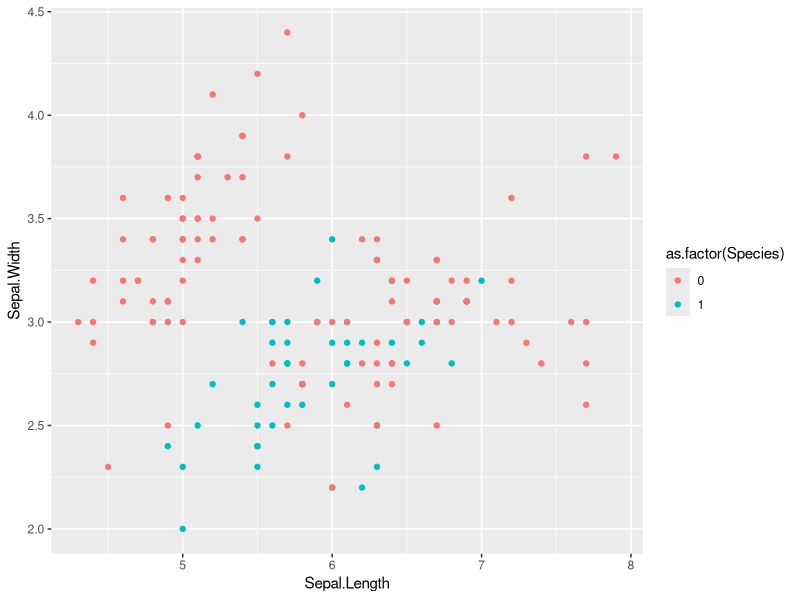

Here is the R script that generated this plot: (Note: a time limit stopped this script after it produced the figure.)
library(tidyverse)
library(caret)

data("iris")
dataset <- iris %>% select(Sepal.Length, Sepal.Width, Species) %>% mutate(Species = ifelse(Species == 'versicolor', 1, 0))
ggplot(dataset, aes(x=Sepal.Length, y=Sepal.Width, col=as.factor(Species))) + geom_point()
train_idx <- sample(nrow(dataset), 0.8*nrow(dataset))
train <- dataset[train_idx,]
test <- dataset[-train_idx,]

X_train <- scale(train[, c(1:2)])
y_train <- train$Species
dim(y_train) <- c(length(y_train), 1) # add extra dimension to vector
X_test <- scale(test[, c(1:2)])
y_test <- test$Species
dim(y_test) <- c(length(y_test), 1) # add extra dimension to vector
X_train <- as.matrix(X_train, byrow=TRUE)
X_train <- t(X_train)
y_train <- as.matrix(y_train, byrow=TRUE)
y_train <- t(y_train)
X_test <- as.matrix(X_test, byrow=TRUE)
X_test <- t(X_test)
y_test <- as.matrix(y_test, byrow=TRUE)
y_test <- t(y_test)

getLayerSize <- function(X, y, hidden_n) {
  size <- list("n_x" = dim(X)[1],
               "n_h" = hidden_n,
               "n_y" = dim(y)[1])
  return (size)
}

layer_size <- getLayerSize(X_train, y_train, 4)

initializeParameters <- function(X, list_layer_size){
  m <- dim(data.matrix(X))[2]
  n_x <- list_layer_size$n_x
  n_h <- list_layer_size$n_h
  n_y <- list_layer_size$n_y
  W1 <- matrix(runif(n_h * n_x), nrow = n_h, ncol = n_x, byrow = TRUE) * 0.01
  b1 <- matrix(rep(0, n_h), nrow = n_h)
  W2 <- matrix(runif(n_y * n_h), nrow = n_y, ncol = n_h, byrow = TRUE) * 0.01
  b2 <- matrix(rep(0, n_y), nrow = n_y)
  params <- list("W1" = W1,
                 "b1" = b1,
                 "W2" = W2,
                 "b2" = b2)
  return (params)
}

init_params <- initializeParameters(X_train, layer_size)
lapply(init_params, function(x) dim(x))

sigmoid <- function(x) {
  return (1 / (1 + exp(-x)))
}

forwardPropagation <- function(X, params, list_layer_size){
  m <- dim(X)[2]
  n_h <- list_layer_size$n_h
  n_y <- list_layer_size$n_y
  W1 <- params$W1
  b1 <- params$b1
  W2 <- params$W2
  b2 <- params$b2
  b1_new <- matrix(rep(b1, m), nrow = n_h)
  b2_new <- matrix(rep(b2, m), nrow = n_y)
  Z1 <- W1 %*% X + b1_new
  A1 <- sigmoid(Z1)
  Z2 <- W2 %*% A1 + b2_new
  A2 <- sigmoid(Z2)
  cache <- list("Z1" = Z1,
                "A1" = A1,
                "Z2" = Z2,
                "A2" = A2)
  return (cache)
}

fwd_prop <- forwardPropagation(X_train, init_params, layer_size)
lapply(fwd_prop, function(x) dim(x))
  
computeCost <- function(X, y, cache) {
  m <- dim(X)[2]
  A2 <- cache$A2
  logprobs <- (log(A2) * y) + (log(1-A2) * (1-y))
  cost <- -sum(logprobs/m)
  return (cost)
}
cost <- computeCost(X_train, y_train, fwd_prop)
cost

backwardPropagation <- function(X, y, cache, params, list_layer_size){
  m <- dim(X)[2]
  n_x <- list_layer_size$n_x
  n_h <- list_layer_size$n_h
  n_y <- list_layer_size$n_y
  A2 <- cache$A2
  A1 <- cache$A1
  W2 <- params$W2
  dZ2 <- A2 - y
  dW2 <- 1/m * (dZ2 %*% t(A1))
  db2 <- matrix(1/m * sum(dZ2), nrow = n_y)
  db2_new <- matrix(rep(db2, m), nrow = n_y)
  dZ1 <- (t(W2) %*% dZ2) * (1 - A1^2)
  dW1 <- 1/m * (dZ1 %*% t(X))
  db1 <- matrix(1/m * sum(dZ1), nrow = n_h)
  db1_new <- matrix(rep(db1, m), nrow = n_h)
  grads <- list("dW1" = dW1,
                "db1" = db1,
                "dW2" = dW2,
                "db2" = db2)
  return(grads)
}

back_prop<-backwardPropagation(X_train,y_train,fwd_prop,init_params,layer_size)
lapply(back_prop, function(x) dim(x))

updateParameters <- function (grads, params, learning_rate){
  W1 <- params$W1
  b1 <- params$b1
  W2 <- params$W2
  b2 <- params$b2
  dW1 <- grads$dW1
  db1 <- grads$db1
  dW2 <- grads$dW2
  db2 <- grads$db2
  W1 <- W1 - learning_rate * dW1
  b1 <- b1 - learning_rate * db1
  W2 <- W2 - learning_rate * dW2
  b2 <- b2 - learning_rate * db2
  updated_params <- list("W1" = W1,
                         "b1" = b1,
                         "W2" = W2,
                         "b2" = b2)
  return (updated_params)
}

update_params <- updateParameters(back_prop, init_params, learning_rate = 0.01)
lapply(update_params, function(x) dim(x))

trainModel <- function(X, y, num_iteration, hidden_neurons, lr){
  layer_size <- getLayerSize(X, y, hidden_neurons)
  init_params <- initializeParameters(X, layer_size)
  cost_history <- c()
  for (i in 1:num_iteration) {
    fwd_prop <- forwardPropagation(X, init_params, layer_size)
    cost <- computeCost(X, y, fwd_prop)
    back_prop <- backwardPropagation(X, y, fwd_prop, init_params, layer_size)
    update_params <- updateParameters(back_prop, init_params, learning_rate = lr)
    init_params <- update_params
    cost_history <- c(cost_history, cost)
    if (i %% 10000 == 0) cat("Iteration", i, " | Cost: ", cost, "\n")
  }
  model_out <- list("updated_params" = update_params,
                    "cost_hist" = cost_history)
  return (model_out)
}

EPOCHS = 60000
HIDDEN_NEURONS = 40
LEARNING_RATE = 0.1
train_model <- trainModel(X_train, y_train, hidden_neurons = HIDDEN_NEURONS, num_iteration = EPOCHS, lr = LEARNING_RATE)

nn_lr09 <- trainModel(X_train, y_train, hidden_neurons = HIDDEN_NEURONS, num_iteration = EPOCHS, lr = 0.9)
nn_lr01 <- trainModel(X_train, y_train, hidden_neurons = HIDDEN_NEURONS, num_iteration = EPOCHS, lr = 0.1)

loss_lr09 <- tibble(epochs=1:EPOCHS, loss=nn_lr09$cost_hist)
ggplot(loss_lr09, aes(x=epochs,y=loss)) + geom_point()

logreg_model <- glm(Species~., data = train)
logreg_preds <- predict(logreg_model, test[, 1:2])
logreg_preds <- round(logreg_preds)
layer_size <- getLayerSize(X_test, y_test, HIDDEN_NEURONS)
params <- nn_lr01$updated_params
fwd_prop <- forwardPropagation(X_test, params, layer_size)
nn_preds <- round(fwd_prop$A2)

confusionMatrix(as.factor(y_test), as.factor(logreg_preds))
confusionMatrix(as.factor(y_test), as.factor(nn_preds))
